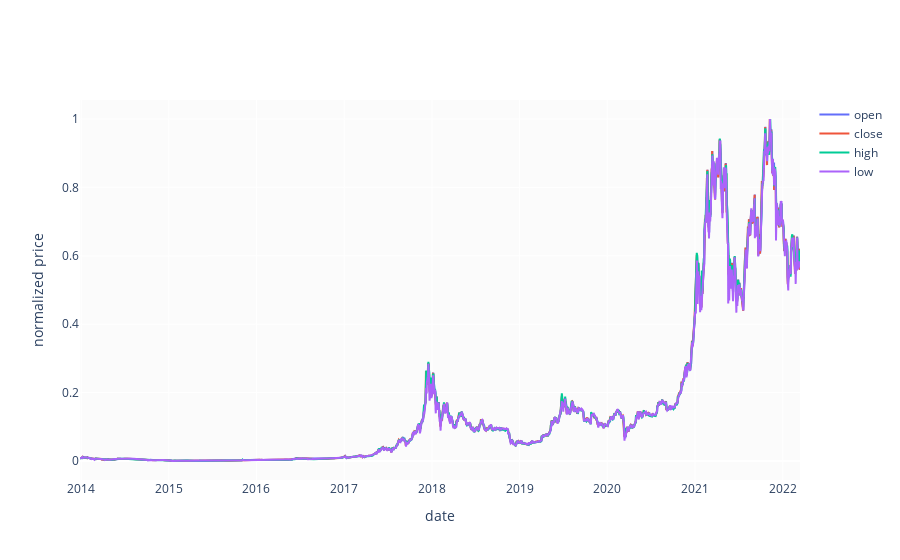

Notebook code for this chart:
### Code cell
fig = go.Figure(layout=layout)

fig.add_trace(go.Scatter(x=df_btc_norm.index, y=df_btc_norm['open'], name='open'))
fig.add_trace(go.Scatter(x=df_btc_norm.index, y=df_btc_norm['close'], name='close'))
fig.add_trace(go.Scatter(x=df_btc_norm.index, y=df_btc_norm['high'], name='high'))
fig.add_trace(go.Scatter(x=df_btc_norm.index, y=df_btc_norm['low'], name='low'))

fig.update_xaxes(title="date")
fig.update_yaxes(title="normalized price")

fig.show()

### Figure 1 — Plotly figure (JSON) as saved in the notebook; plotly's stock layout.template omitted (floating-point values rounded to 4 significant figures; data arrays with more than 128 entries replaced by an {"elided": "..."} marker saying what was removed)
{"data": [{"name": "open", "type": "scatter", "x": {"elided": "3000 str values"}, "y": {"elided": "3000 float values"}}, {"name": "close", "type": "scatter", "x": {"elided": "3000 str values"}, "y": {"elided": "3000 float values"}}, {"name": "high", "type": "scatter", "x": {"elided": "3000 str values"}, "y": {"elided": "3000 float values"}}, {"name": "low", "type": "scatter", "x": {"elided": "3000 str values"}, "y": {"elided": "3000 float values"}}], "layout": {"paper_bgcolor": "rgba(0,0,0,0)", "plot_bgcolor": "rgba(250,250,250,0.8)", "xaxis": {"title": {"text": "date"}}, "yaxis": {"title": {"text": "normalized price"}}}}
